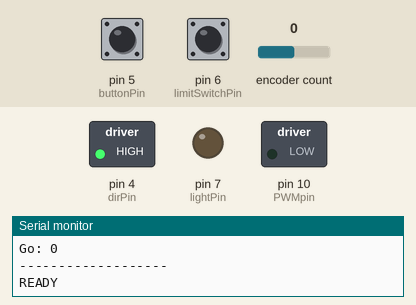
This sketch was run on a simulated Arduino Uno, built with avr-gcc and run on an emulated ATmega328P. Shown: switched loads named in the sketch (green lamp = pin HIGH), output pins drawn as LEDs (lit = HIGH), the last lines printed to the serial monitor. The inputs (shaded band) are chosen by the test bench; at power-on: encoder count 0, pin 5 (buttonPin) HIGH, pin 6 (limitSwitchPin) LOW.

Above: at 1.6 s.
1.7 s: encoder count set to 4
At 2.5 s:
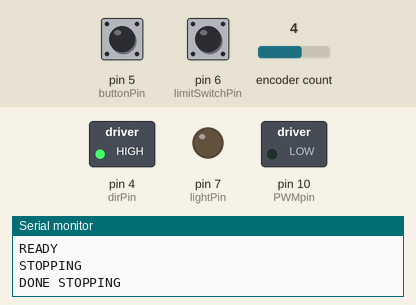
3.3 s: pin 5 (buttonPin) pulled LOW for 0.15 s
At 4.0 s:
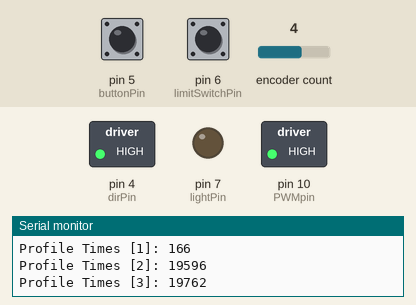
5.2 s: pin 5 (buttonPin) pulled LOW for 1 s
At 5.9 s:
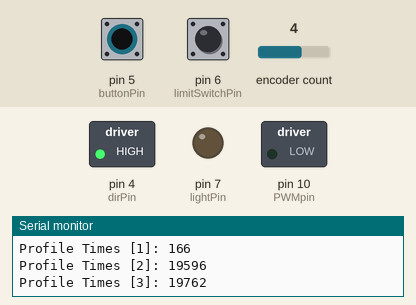
7.7 s: pin 5 (buttonPin) pulled LOW for 3.2 s
At 8.6 s:
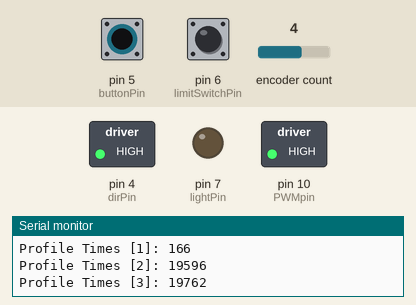
12.4 s: pin 6 (limitSwitchPin) pulled HIGH for 1 s
At 13.7 s:
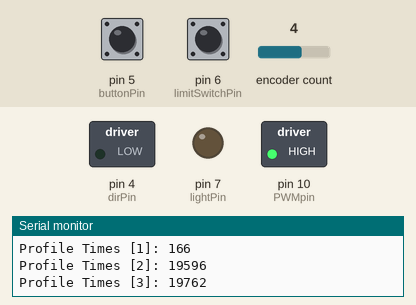
16.4 s: pin 6 (limitSwitchPin) pulled HIGH for 0.15 s
At 17.5 s:
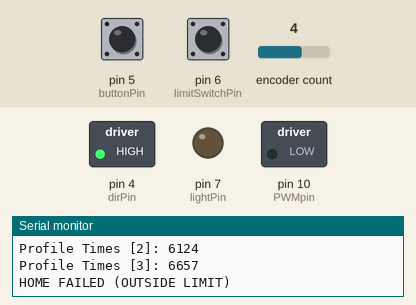
Timing chart, 0 to 19.2 s (numbered marks = the images above; inputs shaded):
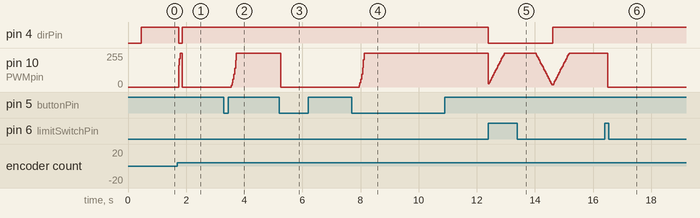

Measured:
- after the input at 1.7 s, pin 4 (dirPin): HIGH → LOW at once, → HIGH 0.12 s later; pin 10 (PWMpin): 0/255 → 255/255 at once, → 0/255 0.12 s later
- after the input at 3.3 s, pin 10 (PWMpin): 0/255 → 255/255 after 0.25 s
- after the input at 5.2 s, pin 10 (PWMpin): 255/255 → 0/255 after 0.05 s
- after the input at 7.7 s, pin 10 (PWMpin): 0/255 → 255/255 after 0.25 s
- after the input at 12.4 s, pin 4 (dirPin): HIGH → LOW at once, → HIGH 2.2 s later
- after the input at 16.4 s, pin 10 (PWMpin): 255/255 → 0/255 after 0.10 s

The sketch:

sangay.ino
```cpp
// Spice Rack Controller
#include <Encoder.h>
#include "settings.h"

// VARIABLES
bool go = false; // the state of the drive system (go or stop)
bool homed = false;  // has the stepper been properly homed
int limitSwitch = LOW;  // the state of the limit switch
int8_t dir = 1; //the current state direction of the drive system (up is HIGH)
int8_t lastDir = 1; //the last direction of the system, to check if it switched
int buttonState = HIGH; // the current reading from the input pin
int currentPosition; //the current position [pulses]
float currentSpeed; //the current speed (average) [pulses / ms]
int profilePositions[4]; //{x0, x1, x2, x3} x0 is the start position, and x3 is the end position [pulses]
unsigned int profileTimes[4]; //{t0, t1, t2, t3} t0 is the start time, and t3 is the end time [ms]
bool integrateStart = true; // initializes the start of an integration profile

// Initialize Encoder
Encoder encoder(encoderApin, encoderBpin);

void setup() {
  Serial.begin(9600);

  // put your setup code here, to run once:
  setGains();
  encoder.write(0);
  profilePositions[3] = -stroke;

  pinMode(buttonPin, INPUT_PULLUP);
  pinMode(limitSwitchPin, INPUT);
  pinMode(PWMpin, OUTPUT);
  pinMode(dirPin, OUTPUT);
  pinMode(lightPin, OUTPUT);

  //---------------------------------------------- Set PWM frequency for D9 & D10 ------------------------------

  //TCCR1B = TCCR1B & B11111000 | B00000001;    // set timer 1 divisor to     1 for PWM frequency of 31372.55 Hz
  TCCR1B = TCCR1B & B11111000 | B00000010;    // set timer 1 divisor to     8 for PWM frequency of  3921.16 Hz
  //TCCR1B = TCCR1B & B11111000 | B00000011;    // set timer 1 divisor to    64 for PWM frequency of   490.20 Hz
  //TCCR1B = TCCR1B & B11111000 | B00000100;    // set timer 1 divisor to   256 for PWM frequency of   122.55 Hz
  //TCCR1B = TCCR1B & B11111000 | B00000101;    // set timer 1 divisor to  1024 for PWM frequency of    30.64 Hz

  updateSensors();
  Serial.print("Stroke [mm]: ");
  Serial.println(strokeMM,4);
  Serial.print("Stroke [pulses]: ");
  Serial.println(stroke,4);
  Serial.print("Max Speed [mm/s]: ");
  Serial.println(maxSpeedMM,4);
  Serial.print("Max Speed [pulses/ms]: ");
  Serial.println(maxSpeed,4);
  Serial.print("Acceleration [mm/s^2]: ");
  Serial.println(accelMM,4);
  Serial.print("Acceleration [pulses/ms^2]: ");
  Serial.println(accel,4);
  Serial.print("Acceleration Time [ms]: ");
  Serial.println(accelTime,4);
  Serial.print("Acceleration Distance [pulses]: ");
  Serial.println(accelDistance,4);
  Serial.println("-------------------");
  Serial.print("Kp: ");
  Serial.println(Kp,4);
  Serial.print("pulseKp: ");
  Serial.println(pulseKp,4);
  Serial.print("Ki: ");
  Serial.println(Ki,4);
  Serial.print("pulseKi: ");
  Serial.println(pulseKi,6);
  Serial.print("Kd: ");
  Serial.println(Kd,4);
  Serial.print("pulseKd: ");
  Serial.println(pulseKd,4);
  Serial.println("-------------------");
  Serial.println("SENSORS");
  Serial.print("Current Position: ");
  Serial.println(currentPosition);
  Serial.print("Current Speed: ");
  Serial.println(currentSpeed);
  Serial.print("Limit Switch: ");
  Serial.println(limitSwitch);
  Serial.print("Go: ");
  Serial.println(go);
  Serial.println("-------------------");
  Serial.println("READY");
}

void motorDriver (float milliVolts) {
  milliVolts = constrain(milliVolts, -24000, 24000);
  if (milliVolts == 0){
    digitalWrite(dirPin, HIGH);
    analogWrite(PWMpin, 0);
  }
  else if (milliVolts < 0) {
    digitalWrite(dirPin, HIGH);
    analogWrite(PWMpin, map(abs(milliVolts),0,24000,11,255));
  }
  else {
    digitalWrite(dirPin, LOW);
    analogWrite(PWMpin, map(abs(milliVolts),0,24000,11,255));
  }
}

static inline int8_t sgn(float val) {
 if (val < 0) return -1;
 if (val==0) return 0;
 return 1;
}

void updateSensors(){
  // update button and limit switches
  int reading = digitalRead(buttonPin);  // read the state of the switch into a local variable
  limitSwitch = digitalRead(limitSwitchPin);

  // get the time now
  unsigned int now = millis();
  static unsigned int lastTime = now - sampleTime;

  // read encoder and calculate the speed
  int newPosition = encoder.read();
  static int lastPosition = newPosition;
  // only calculate the speed if time elapsed has been more than set sample time
  if (now - lastTime >= sampleTime){
    currentSpeed = (newPosition - lastPosition)/(float)(now - lastTime);
    // save static variables for next round
    lastTime = now;
    lastPosition = newPosition;
  }
  currentPosition = newPosition;

  static int lastButtonState = HIGH; // the previous reading from the input pin
  static unsigned int lastDebounceTime = 0;  // the last time the output pin was toggled
  // reset the debouncing timer if reading has changed
  if (reading != lastButtonState) lastDebounceTime = now;

  if ((now - lastDebounceTime) > debounceDelay && reading != buttonState) {
    // whatever the reading is at, it's been there for longer than the debounce
    // delay, and the button state has changed
    buttonState = reading;
    if (buttonState == LOW) {
      go = !go;       // change system state to go
      Serial.print("GO: ");
      Serial.println(go);
      if (!go && homed) dir = -dir; // reverse directions if motion stopped with button, and homed
    }
  }
  lastButtonState = reading; // save the reading. Next time through the loop, it'll be the lastButtonState
}

void setPosition(int newPosition){
  motorDriver(0);
  encoder.write(newPosition);
  while (currentSpeed != 0){
    updateSensors();
    delay(1);
  }
  encoder.write(newPosition);
  updateSensors();
}

void stopNow(){
  Serial.println("STOPPING");
  int8_t stopDir = sgn(currentSpeed);
  unsigned int startTime = millis();
  int startPosition = currentPosition;
  if (stopDir == 1) startPosition += 1.4*currentSpeed*sampleTime; // add fudge factor to make stopping smooth
  else startPosition += 1.0*currentSpeed*sampleTime;
  float startSpeed = abs(currentSpeed);
  int distance = accel * (startSpeed/accel) * (startSpeed/accel) / 2;
  int endPosition = startPosition + stopDir*distance;
  int posSetpoint = startPosition; // initialize setpoint [pulses]
  float milliVolts;
  unsigned int now = startTime;
  unsigned int lastTime = now;
  integrateStart = true;
  while (abs(posSetpoint - endPosition) > error){
    if (now - lastTime >= sampleTime){
      int deltaT = now - startTime; // calculate the time change from begginning of stop
      posSetpoint = startPosition + stopDir*(startSpeed*deltaT - accel*deltaT*deltaT/2); // [pulses]
      milliVolts = computePID(posSetpoint, currentPosition);
      motorDriver(milliVolts);
      // save static variables for next round
      lastTime = now;
    }
    updateSensors();
    now = millis();
  }
  while (currentSpeed != 0) {
    if (now - lastTime >= sampleTime){
      milliVolts = computePID(endPosition, currentPosition);
      motorDriver(milliVolts);
      lastTime = now;
    }
    updateSensors();
    now = millis();
  }
  motorDriver(0);
  Serial.println("DONE STOPPING");
}

void homeNow(){
  Serial.println("HOMING");
  if (currentSpeed != 0) stopNow();
  setPosition(0);
  buildProfile();
  printProfile();
  int posSetpoint;
  float milliVolts;
  dir = -1;
  integrateStart = true;
  unsigned int now = millis();
  unsigned int lastTime = now - sampleTime;
  while (!limitSwitch && go){
    if (now - lastTime >= sampleTime){
      posSetpoint = integrateProfile(); // [pulses]
      milliVolts = computePID(posSetpoint, currentPosition);
      motorDriver(milliVolts);
      // save static variables for next round
      lastTime = now;
    }
    updateSensors();
    now = millis();
  }
  if (currentSpeed != 0) stopNow();
  now = millis();
  lastTime = now - sampleTime;
  posSetpoint = currentPosition;
  integrateStart = true;
  while (limitSwitch && go){
    if (now - lastTime >= sampleTime){
      posSetpoint += homeStep;
      milliVolts = computePID(posSetpoint, currentPosition);
      motorDriver(milliVolts);
      lastTime = now;
    }
    updateSensors();
    now = millis();
  }
  unsigned int startTime = now;
  while ((now - startTime) < limitTime && go){
    if (now - lastTime >= sampleTime){
      posSetpoint += homeStep;
      milliVolts = computePID(posSetpoint, currentPosition);
      motorDriver(milliVolts);
      lastTime = now;
    }
    updateSensors();
    now = millis();
  }
  motorDriver(0);
  lastTime = now - sampleTime;
  integrateStart = true;
  while (!limitSwitch && go){
    if (now - lastTime >= sampleTime){
      posSetpoint -= homeStep;
      milliVolts = computePID(posSetpoint, currentPosition);
      motorDriver(milliVolts);
      lastTime = now;
    }
    updateSensors();
    now = millis();
  }
  startTime = now;
  while ((now - startTime) < limitTime && go){
    if (now - lastTime >= sampleTime){
      posSetpoint -= homeStep;
      milliVolts = computePID(posSetpoint, currentPosition);
      motorDriver(milliVolts);
      lastTime = now;
    }
    updateSensors();
    now = millis();
  }
  motorDriver(0);
  if (limitSwitch && go) {
    setPosition(0);
    homed = true;
  }
  go = false;
  dir = 1;
  lastDir = -1;
  Serial.println("DONE HOMING");
}

void loop() {

  //check if system thinks it is at 0 but is not at home
  if (abs(currentPosition) < error && !limitSwitch && homed) {
    homed = false;
    Serial.println("HOME FAILED (OUTSIDE LIMIT)");
  }

  //check if system is at home and doesn't know it, and travelling downwards
  if (limitSwitch && abs(currentPosition) > error && dir == -1 && homed) {
    homed = false;
    Serial.println("HOME FAILED (INSIDE LIMIT)");
  }

  //check if target has been reached
  if (abs(currentPosition - profilePositions[3]) < error && currentSpeed == 0){
    dir = -dir;
    go = false;
    Serial.println("TARGET REACHED");
  }

  //if the direction has changed, update the target and build the profile
  if (dir != lastDir){
    if (dir == 1) profilePositions[3] = stroke;
    else profilePositions[3] = 0;
    buildProfile();
    lastDir = dir;
    integrateStart = true;
    Serial.println("PROFILE BUILT");
    printProfile();
  }

  //if the position is greater than the lighting up position, turn on the LED strip
  //otherwise, turn it off
  if (currentPosition > lightPosition)
  {
    digitalWrite(lightPin, HIGH);
  }
  else
  {
    digitalWrite(lightPin, LOW);
  }

  updateSensors();

  if (go && homed) {
    //Serial.println("RUNNING");
    unsigned int now = millis();
    static unsigned int lastTime = now - sampleTime;
    if (now - lastTime >= sampleTime){
      int posSetpoint = integrateProfile(); // [pulses]
      float milliVolts = computePID(posSetpoint, currentPosition);
      motorDriver(milliVolts);
      // save static variables for next round
      lastTime = now;
    }
  }
  else if (go && !homed) homeNow();
  else {
    if (currentSpeed != 0) stopNow();
    motorDriver(0);
  }
}
```

PIDcontroller.ino
```cpp
/* PIDcontroller
 * computes the PID controller output in milliVolts
 * converts the gains to the appropriate units
 */

float computePID(int setpoint, int feedback){

  unsigned int now = millis();

  /*Compute all the working error variables*/
  int error = setpoint - feedback;
  static unsigned int lastTime = now - 1;
  static float errSum = 0;
  static int lastErr = error;
  if (integrateStart) {
    lastTime = now - 1;
    errSum = 0;
    lastErr = error;
    integrateStart = false;
  }
  unsigned int timeChange = now - lastTime;
  errSum += (float)error * timeChange;
  float dErr = (error - lastErr) / (float)timeChange;

  // Save static variables for next round
  lastErr = error;
  lastTime = now;

  /*Compute PID Output (float math, but returns int)*/
  float output = pulseKp * error + pulseKi * errSum + pulseKd * dErr;

  return output;
}

// Convert the gains to the correct units
void setGains(){
  pulseKp = Kp * 3.14 * pulleyRadius / PPR; //proportional gain [mV / pulse]
  pulseKi = Ki * 3.14 * pulleyRadius / (PPR * 1000.0); //integral gain [mV / (pulse * ms)]
  pulseKd = Kd * 3.14 * pulleyRadius * 1000.0 / PPR; //derivative gain [mV * ms / pulse]
}
```

profileBuilder.ino
```cpp
/* Profile Builder
 * builds a trapezoidal or triangular profile
 * when called, integrates along that profile and returns target setpoint
*/

void buildProfile(){
  // Function to calculate the position at times of the trapezoidal OR triangular profile
  // Note that profilePosition[3] is the target point, and should already be set unless !homed

  if (!homed){
    // create honming specific profile
    profilePositions[0] = currentPosition;
    profilePositions[3] = -stroke;
    profileTimes[0] = 0; //set t0 to time 0 [ms]
    profileTimes[1] = profileTimes[0] + homeAccelTime; //time at beginning of table top [ms]
    profilePositions[1] = profilePositions[0] - homeAccelDistance; //position at beginning of table top [pulses]
    // End of table top point t2 / x2
    profilePositions[2] = profilePositions[3] + homeAccelDistance; //position at end of table top [pulses]
    profileTimes[2] = profileTimes[1] + abs(profilePositions[2] - profilePositions[1]) / homeSpeed; //time at end of table top [ms]
    // End of profile at target t3 / x3
    profileTimes[3] = profileTimes[2] + homeAccelTime; //time at the end of the profile [ms]
  }

  else {
    // Starting Point t0 / x0
    profileTimes[0] = 0; //set t0 to time 0 [ms]
    profilePositions[0] = currentPosition; //set start position to the current position [pulses]
    int distance = profilePositions[3] - profilePositions[0]; //distance to travel for profile [pulses]

    // Trapezoidal Profile Calculations
    if (abs(distance) >= 2*accelDistance){
      // End of Acceleration Point t1 / x1
      profileTimes[1] = profileTimes[0] + accelTime; //time at beginning of table top [ms]
      profilePositions[1] = profilePositions[0] + sgn(distance)*accelDistance; //position at beginning of table top [pulses]

      // End of table top point t2 / x2
      profilePositions[2] = profilePositions[3] - sgn(distance)*accelDistance; //position at end of table top [pulses]
      profileTimes[2] = profileTimes[1] + abs(profilePositions[2] - profilePositions[1]) / maxSpeed; //time at end of table top [ms]

      // End of profile at target t3 / x3
      profileTimes[3] = profileTimes[2] + accelTime; //time at the end of the profile [ms]
    }
    // Triangular Profile Calculations
    else {
      // End of Acceleration Point t1 / x1
      profilePositions[1] = profilePositions[0] + sgn(distance)*distance/2; //position at top of triangle [pulses]
      profileTimes[1] = profileTimes[0] + sqrt(abs(distance)/accel); //time at top of triangle [ms]

      // Position at the top is also t2 / x2
      profilePositions[2] = profilePositions[1]; //position at end of table top [pulses]
      profileTimes[2] = profileTimes[1]; //time at end of table top [ms]

      // End of profile at target t3 / x3
      profileTimes[3] = profileTimes[0]+ 2*(profileTimes[1]-profileTimes[0]); //time at the end of the profile [ms]
    }
  }
}

int integrateProfile(){
  // Integrates the profile and returns a new position setpoint for the controller
  unsigned int now = millis(); //what time is it?
  static unsigned int startTime = now;
  if (integrateStart) {
    startTime = now;
//    Serial.println("Integrate Started: ");
//    Serial.println(startTime);
//    Serial.print("DIR: ");
//    Serial.println(dir);
  }
  unsigned int duration = now - startTime; //time since start of profile
//  Serial.println(duration);

  if (duration <= (profileTimes[1] - profileTimes[0])){
//    Serial.println(profilePositions[0] + dir*accel*duration*duration/2);
    return profilePositions[0] + dir*accel*duration*duration/2; // distance [pulses]
  }
  else if (duration <= (profileTimes[2] - profileTimes[0])){
    if (!homed) return profilePositions[1] + dir*homeSpeed*(duration - profileTimes[1]); // distance [pulses]
    return profilePositions[1] + dir*maxSpeed*(duration - profileTimes[1]); // distance [pulses]
  }
  else if (duration <= (profileTimes[3] - profileTimes[0])){
    float topSpeed = accel * (profileTimes[1] - profileTimes[0]); // calculate the top speed in case != maxSpeed
    int deltaT = duration - profileTimes[2]; // calculate the time change from end of table top / triangle
    return profilePositions[2] + dir*(topSpeed*deltaT - accel*deltaT*deltaT/2); // distance [pulses]
  }
  else {
    return profilePositions[3]; //return the current position
  }
}

void printProfile(){
  Serial.print("Profile Positions [0]: ");
  Serial.print(profilePositions[0]);
  Serial.println();
  Serial.print("Profile Positions [1]: ");
  Serial.print(profilePositions[1]);
  Serial.println();
  Serial.print("Profile Positions [2]: ");
  Serial.print(profilePositions[2]);
  Serial.println();
  Serial.print("Profile Positions [3]: ");
  Serial.print(profilePositions[3]);
  Serial.println();
  Serial.print("Profile Times [0]: ");
  Serial.print(profileTimes[0]);
  Serial.println();
  Serial.print("Profile Times [1]: ");
  Serial.print(profileTimes[1]);
  Serial.println();
  Serial.print("Profile Times [2]: ");
  Serial.print(profileTimes[2]);
  Serial.println();
  Serial.print("Profile Times [3]: ");
  Serial.print(profileTimes[3]);
  Serial.println();
}
```

Source omitted: settings.h (2426 bytes)
